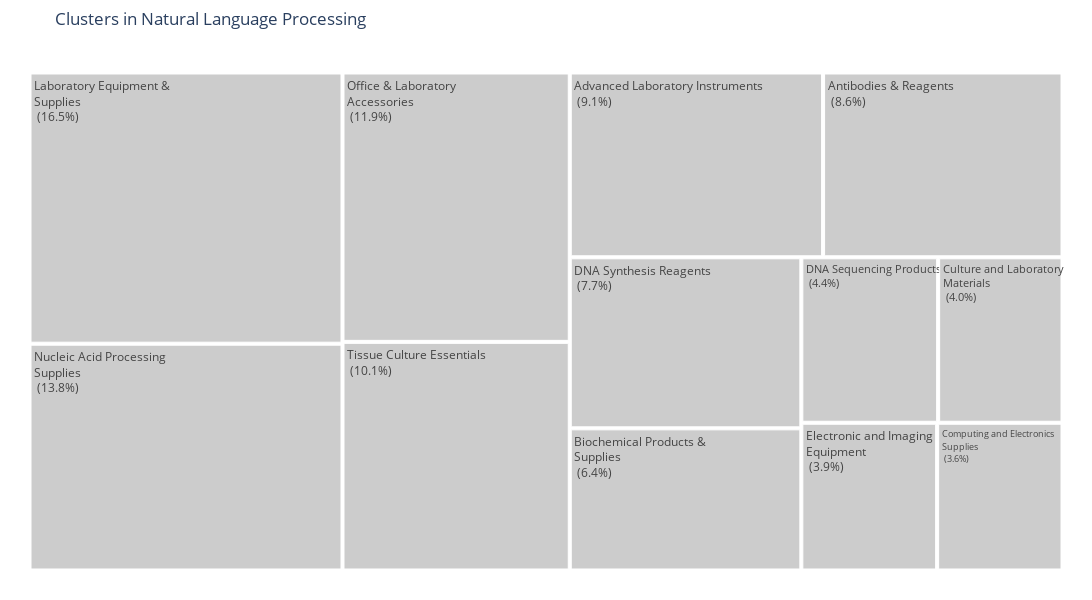

This figure's notebook cell:
### Code cell
# Gray treemap showing the size of the subtopics from 'Natural Language Processing' discovered using Kmeans on the embeddings
def insert_line_breaks(text, n):
    words = text.split()
    lines = [' '.join(words[i:i+n]) for i in range(0, len(words), n)]
    return '<br>'.join(lines)

data = global_distribution.to_frame('global_frac')
data['color'] = 'gray'
data['title'] = data.index
data['label'] = data['title'].apply(lambda x: insert_line_breaks(x, 3))
data['label'] += '<br> ('+(data['global_frac']*100).round(1).astype(str)+'%)'

# Creating the treemap
fig = px.treemap(data, path=['label'], values=data['global_frac'],
                 title='Clusters in Natural Language Processing',
                 color='color', color_discrete_map={'gray': '#ccc'})

fig.update_layout(margin=dict(t=50, l=25, r=25, b=25), width=1200, height=600)

# Display the treemap
fig.show()

### Figure 1 — Plotly figure (JSON) as saved in the notebook; plotly's stock layout.template omitted (floating-point values rounded to 4 significant figures)
{"data": [{"branchvalues": "total", "customdata": [["gray"], ["gray"], ["gray"], ["gray"], ["gray"], ["gray"], ["gray"], ["gray"], ["gray"], ["gray"], ["gray"], ["gray"]], "domain": {"x": [0, 1], "y": [0, 1]}, "hovertemplate": "labels=%{label}<br>global_frac=%{value}<br>parent=%{parent}<br>id=%{id}<br>color=%{customdata[0]}<extra></extra>", "ids": ["Advanced Laboratory Instruments<br> (9.1%)", "Antibodies & Reagents<br> (8.6%)", "Biochemical Products &<br>Supplies<br> (6.4%)", "Computing and Electronics<br>Supplies<br> (3.6%)", "Culture and Laboratory<br>Materials<br> (4.0%)", "DNA Sequencing Products<br> (4.4%)", "DNA Synthesis Reagents<br> (7.7%)", "Electronic and Imaging<br>Equipment<br> (3.9%)", "Laboratory Equipment &<br>Supplies<br> (16.5%)", "Nucleic Acid Processing<br>Supplies<br> (13.8%)", "Office & Laboratory<br>Accessories<br> (11.9%)", "Tissue Culture Essentials<br> (10.1%)"], "labels": ["Advanced Laboratory Instruments<br> (9.1%)", "Antibodies & Reagents<br> (8.6%)", "Biochemical Products &<br>Supplies<br> (6.4%)", "Computing and Electronics<br>Supplies<br> (3.6%)", "Culture and Laboratory<br>Materials<br> (4.0%)", "DNA Sequencing Products<br> (4.4%)", "DNA Synthesis Reagents<br> (7.7%)", "Electronic and Imaging<br>Equipment<br> (3.9%)", "Laboratory Equipment &<br>Supplies<br> (16.5%)", "Nucleic Acid Processing<br>Supplies<br> (13.8%)", "Office & Laboratory<br>Accessories<br> (11.9%)", "Tissue Culture Essentials<br> (10.1%)"], "marker": {"colors": ["#ccc", "#ccc", "#ccc", "#ccc", "#ccc", "#ccc", "#ccc", "#ccc", "#ccc", "#ccc", "#ccc", "#ccc"]}, "name": "", "parents": ["", "", "", "", "", "", "", "", "", "", "", ""], "type": "treemap", "values": [0.091, 0.086, 0.064, 0.036, 0.04, 0.044, 0.077, 0.039, 0.165, 0.138, 0.119, 0.101]}], "layout": {"height": 600, "legend": {"tracegroupgap": 0}, "margin": {"b": 25, "l": 25, "r": 25, "t": 50}, "title": {"text": "Clusters in Natural Language Processing"}, "width": 1200}}
